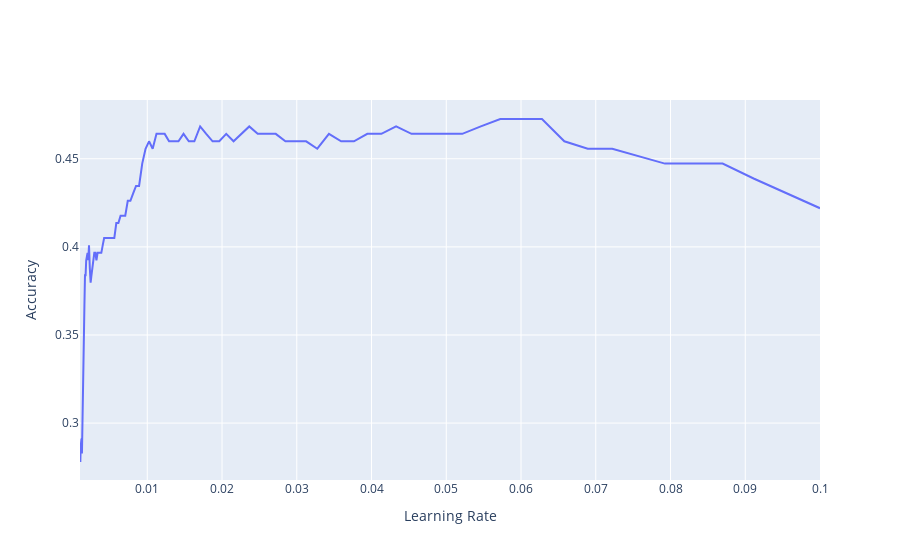

The notebook cell this image was saved under:
### Code cell
fig = go.Figure(data=go.Scatter(x=learning_rates, y=accuracy))
fig.update_layout(xaxis_title='Learning Rate', yaxis_title='Accuracy')
fig.write_image("images/result_accuracy_learning_rate.png")
fig.show()
